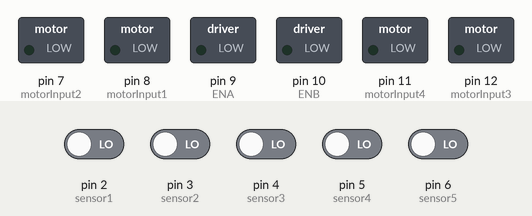
This sketch was run on a simulated Arduino Uno, built with avr-gcc and run on an emulated ATmega328P. Parts: switched loads named in the sketch (green lamp = pin HIGH). The test bench sets the inputs (shaded band); at power-on: pin 2 (sensor1), pin 3 (sensor2), pin 4 (sensor3), pin 5 (sensor4), pin 6 (sensor5) LOW.

Above: at 0.1 s.
At 2.1 s:
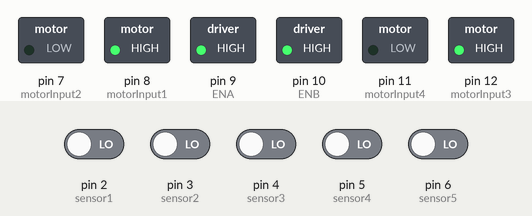
At 5.6 s:
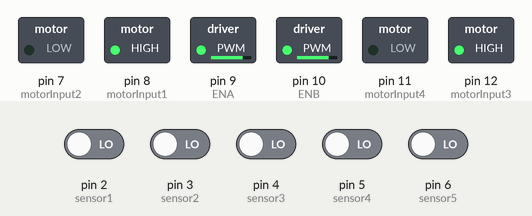
Timing chart, 0 to 7.1 s (numbered marks = the images above):
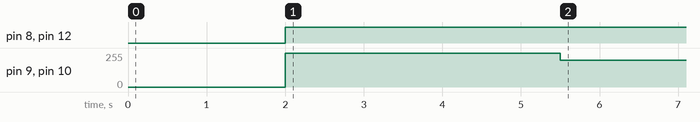

Measured:
- by itself, pin 8 (motorInput1), pin 12 (motorInput3): LOW → HIGH at 2.0 s
- by itself, pin 9 (ENA), pin 10 (ENB): 0/255 → 255/255 at 2.0 s, → 200/255 3.5 s later

The sketch:

FL_2024.ino
```cpp
// IR Sensors
int sensor1 = 2;      // Trái ngoài cùng sensor
int sensor2 = 3;
int sensor3 = 4;
int sensor4 = 5;
int sensor5 = 6;      // Phải ngoài cùng sensor

// Initial Values of Sensors
int sensor[5] = {0, 0, 0, 0, 0};

// Motor Variables
int ENA = 9;              //Motor Trái
int motorInput1 = 8;
int motorInput2 = 7;
int motorInput3 = 12;
int motorInput4 = 11;
int ENB = 10;             //Motor Phải

unsigned long previousMillis = 0;
const long interval = 5500;
bool hasRun = false;

//Initial Speed of Motor
int initial_motor_speed = 255;
int initial_motor_speed_after = 200;
// int valueO = 0;

// PID Constants
float Kp = 105;
float Ki = 0;
float Kd = 20;

float error = 0, P = 0, I = 0, D = 0, PID_value = 0;
float previous_error = 0, previous_I = 0;

void setup() {
  pinMode(sensor1, INPUT);
  pinMode(sensor2, INPUT);
  pinMode(sensor3, INPUT);
  pinMode(sensor4, INPUT);
  pinMode(sensor5, INPUT);

  pinMode(motorInput1, OUTPUT);
  pinMode(motorInput2, OUTPUT);
  pinMode(motorInput3, OUTPUT);
  pinMode(motorInput4, OUTPUT);
  pinMode(ENA, OUTPUT);
  pinMode(ENB, OUTPUT);

  // Serial.begin(9600);
  // Serial.println("Started !!");
  delay(2000);

}

void loop() {

    unsigned long currentMillis = millis(); // Lấy thời điểm hiện tại

  if (!hasRun && currentMillis - previousMillis >= interval) {
    initial_motor_speed = initial_motor_speed_after;
    hasRun = true;
  }

  read_sensor_values();
  // Serial.print("\t");
  // Serial.println(error);

  calculate_pid();
  motor_control();

  // testmotorr();
  // testmotorl();
}

void read_sensor_values()
{
  sensor[0] = digitalRead(sensor1);
  sensor[1] = digitalRead(sensor2);
  sensor[2] = digitalRead(sensor3);
  sensor[3] = digitalRead(sensor4);
  sensor[4] = digitalRead(sensor5);

  // Serial.print(sensor[4]);
  // Serial.print("\t");
  // Serial.print(sensor[3]);
  // Serial.print("\t");
  // Serial.print(sensor[2]);
  // Serial.print("\t");
  // Serial.print(sensor[1]);
  // Serial.print("\t");
  // Serial.print(sensor[0]);

  if      ((sensor[0] == 0) && (sensor[1] == 1) && (sensor[2] == 1) && (sensor[3] == 1) && (sensor[4] == 1)){
      error = -5;
      initial_motor_speed = initial_motor_speed_after;
  } // lệch phải nhiều
  else if ((sensor[0] == 0) && (sensor[1] == 0) && (sensor[2] == 1) && (sensor[3] == 1) && (sensor[4] == 1))
    error = -3;
  else if ((sensor[0] == 1) && (sensor[1] == 0) && (sensor[2] == 1) && (sensor[3] == 1) && (sensor[4] == 1))
    error = -2;
  else if ((sensor[0] == 1) && (sensor[1] == 0) && (sensor[2] == 0) && (sensor[3] == 1) && (sensor[4] == 1))
    error = -1;
  else if ((sensor[0] == 1) && (sensor[1] == 1) && (sensor[2] == 0) && (sensor[3] == 1) && (sensor[4] == 1))  // ko lệch
    error = 0;
  else if ((sensor[0] == 1) && (sensor[1] == 1) && (sensor[2] == 0) && (sensor[3] == 0) && (sensor[4] == 1))
    error = 1;
  else if ((sensor[0] == 1) && (sensor[1] == 1) && (sensor[2] == 1) && (sensor[3] == 0) && (sensor[4] == 1))
    error = 2;
  else if ((sensor[0] == 1) && (sensor[1] == 1) && (sensor[2] == 1) && (sensor[3] == 0) && (sensor[4] == 0))
    error = 3;
  else if ((sensor[0] == 1) && (sensor[1] == 1) && (sensor[2] == 1) && (sensor[3] == 1) && (sensor[4] == 0)){
    error = 5;
    initial_motor_speed = initial_motor_speed_after;

  }  // lệch trái nhiều

  // else if ((sensor[0] == 1) && (sensor[1] == 1) && (sensor[2] == 1) && (sensor[3] == 1) && (sensor[4] == 1))  // lệch trái nhiều
  //   error = 100;

  // else if ((sensor[0] == 0) && (sensor[1] == 1) && (sensor[3] == 1) && (sensor[4] == 1)) // Turn robot right side
  //   error = 101;
  // else if ((sensor[0] == 0) && (sensor[1] == 0) && (sensor[3] == 0) && (sensor[4] == 0)) // Make U turn
  //   error = 102;
  // else if ((sensor[0] == 1) && (sensor[1] == 1) && (sensor[3] == 1) && (sensor[4] == 1)) // Turn left side or stop
  //   error = 103;
}

void calculate_pid()
{
  P = error;
  I = I + previous_I;
  D = error - previous_error;

  PID_value = (Kp * P) + (Ki * I) + (Kd * D);

  previous_I = I;
  previous_error = error;

  // if(error == 0){
  //   valueO = 255;
  // }
  // else{
  //   valueO = 0;
  // };

}

void motor_control()
{
  // Calculating the effective motor speed:

  int left_motor_speed = initial_motor_speed - PID_value ;
  int right_motor_speed = initial_motor_speed + PID_value;

  // The motor speed should not exceed the max PWM value
  left_motor_speed = constrain(left_motor_speed, 0, 255);
  right_motor_speed = constrain(right_motor_speed, 0, 255);

  // Serial.print(left_motor_speed);
  // Serial.print("\t");
  // Serial.print(right_motor_speed);
  // Serial.print("\t");


    analogWrite(ENA, left_motor_speed);
    analogWrite(ENB, right_motor_speed);
    forward();
    unsigned long currentMillis = millis();

  // if (currentMillis - previousMillis >= 27000) {
  //   controlleft(left_motor_speed);
  //   controlright(right_motor_speed);
  // }
  // else{
  //   analogWrite(ENA, left_motor_speed);
  //   analogWrite(ENB, right_motor_speed);
  //   forward();

  // }
    //   controlleft(left_motor_speed);
    // controlright(right_motor_speed);

}

void forward()
{
  digitalWrite(motorInput1, HIGH);
  digitalWrite(motorInput2, LOW);
  digitalWrite(motorInput3, HIGH);
  digitalWrite(motorInput4, LOW);
}


void controlright(int speed){
  if(speed == 0){
    analogWrite(ENB, 10);
    digitalWrite(motorInput3, LOW);
    digitalWrite(motorInput4, HIGH);
  }
  else{
    analogWrite(ENB, speed);
    digitalWrite(motorInput3, HIGH);
    digitalWrite(motorInput4, LOW);
  }
}

void controlleft(int speed){
  if(speed == 0){
    analogWrite(ENA, 10);
    digitalWrite(motorInput1, LOW);
    digitalWrite(motorInput2, HIGH);
  }
  else{
    analogWrite(ENA, speed);
    digitalWrite(motorInput1, HIGH);
    digitalWrite(motorInput2, LOW);
  }

}


void testmotorr(){
  analogWrite(ENB, 110);
  digitalWrite(motorInput3, LOW);
  digitalWrite(motorInput4, HIGH);
}

void testmotorl(){
  analogWrite(ENA, 200);
  digitalWrite(motorInput1, HIGH);
  digitalWrite(motorInput2, LOW);

}
```
